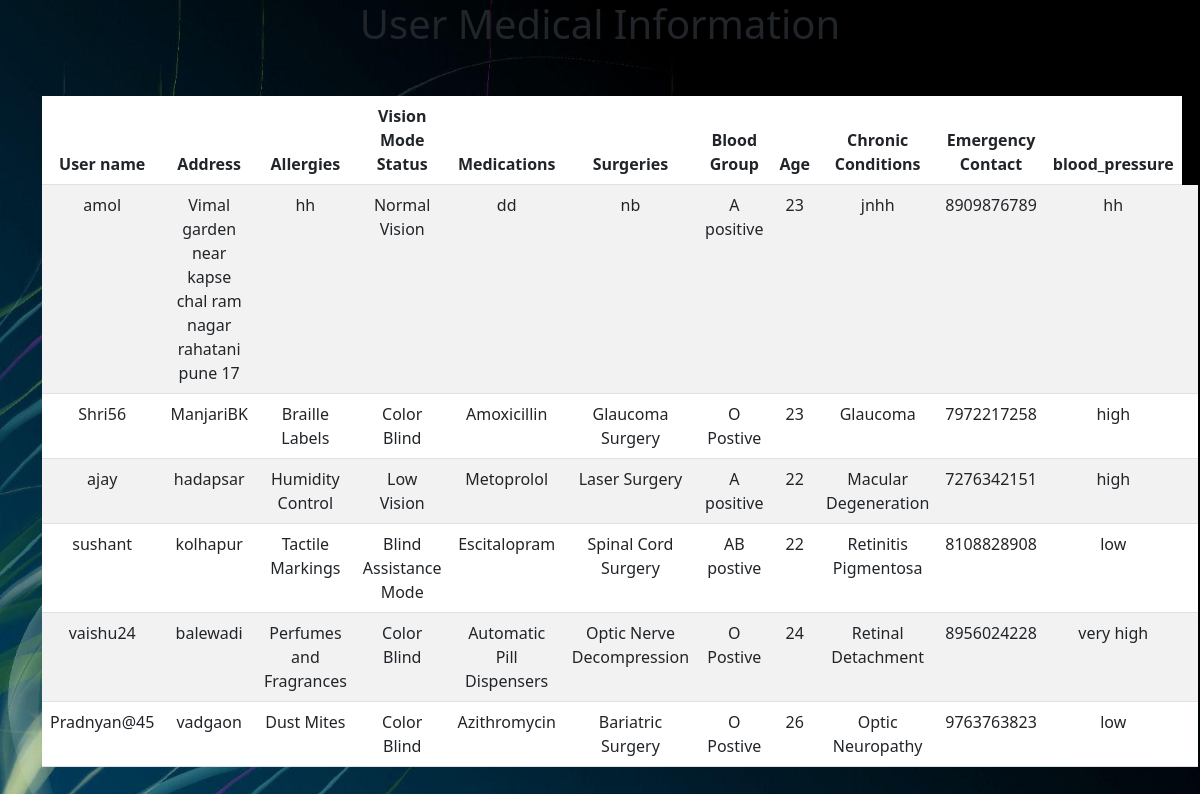
/view_medical, run on the app's committed database.
### app.py (models this page shows)
class Medical(db.Model):
    id = db.Column(db.Integer, primary_key=True)
    user_id = db.Column(db.Integer, db.ForeignKey('user.id'), nullable=False)
    uname = db.Column(db.String(255))  # Add this line
    address = db.Column(db.String(255))
    allergies = db.Column(db.String(255))
    visionstatus = db.Column(db.String(255))
    medications = db.Column(db.String(255))
    surgeries = db.Column(db.String(255))
    bloodgroup = db.Column(db.String(255))
    age = db.Column(db.String(255))
    chronic_conditions = db.Column(db.String(255))
    emergency_contact = db.Column(db.String(20))
    blood_pressure = db.Column(db.String(15))

### app.py (the view)
@app.route("/view_medical")
def view_medical():
    user_medical_info = Medical.query.all()
    return render_template('view_medical.html', user_medical_info=user_medical_info)

### templates/view_medical.html (shortened to what this page needs)
<!DOCTYPE html>
<html lang="en">
<head>
    <link href="https://cdn.jsdelivr.net/npm/bootstrap@5.3.0/dist/css/bootstrap.min.css" rel="stylesheet">
</head>
<body>
    <h1 style="text-align:center;">User Medical Information</h1>
    <div class="container my-5">
      <table class="table table-striped " style="text-align:center;">
        <thead>
          <tr>
            <th scope="col"> User name</th>
            <th scope="col"> Address</th>
            <th scope="col"> Allergies</th>
            <th scope="col"> Vision Mode Status</th>
            <th scope="col"> Medications</th>
            <th scope="col"> Surgeries</th>
            <th scope="col"> Blood Group</th>
            <th scope="col">Age</th>
            <th scope="col"> Chronic Conditions</th>
            <th scope="col"> Emergency Contact</th>
            <th scope="col"> blood_pressure</th>
          </tr>
        </thead>
        <tbody>
          {% for user_medical_infos in user_medical_info %}
          <tr>
            <td>{{ user_medical_infos.uname }}</td>
            <td>{{ user_medical_infos.address }}</td>
              <td>{{ user_medical_infos.allergies }}</td>
              <td>{{ user_medical_infos.visionstatus }}</td>
              <td>{{ user_medical_infos.medications }}</td>
              <td>{{ user_medical_infos.surgeries }}</td>
              <td>{{ user_medical_infos.bloodgroup }}</td>
              <td>{{ user_medical_infos.age }}</td>
              <td>{{ user_medical_infos.chronic_conditions }}</td>
              <td>{{ user_medical_infos.emergency_contact }}</td>
              <td>{{ user_medical_infos.blood_pressure }}</td>
              <td>
              </td>
          </tr>
    {% else %}
        <p>No medical information available.</p>
    {% endfor %}
</body>
</html>

### templates/view_medical.html (style rules this page uses)
body { background-image: url("/static/images/nh.jpg"); background-repeat: no-repeat; background-size: cover; }

### data on the page
Medical: uname "amol", address "Vimal garden near kapse chal ram nagar rahatani pune 17", allergies "hh", visionstatus "Normal Vision", medications "dd", surgeries "nb", bloodgroup "A positive", age "23", chronic_conditions "jnhh", emergency_contact "8909876789", blood_pressure "hh"
Medical: uname "Shri56", address "ManjariBK", allergies "Braille Labels", visionstatus "Color Blind", medications "Amoxicillin", surgeries "Glaucoma Surgery", bloodgroup "O Postive", age "23", chronic_conditions "Glaucoma", emergency_contact "7972217258", blood_pressure "high"
Medical: uname "ajay", address "hadapsar", allergies "Humidity Control", visionstatus "Low Vision", medications "Metoprolol", surgeries "Laser Surgery", bloodgroup "A positive", age "22", chronic_conditions "Macular Degeneration", emergency_contact "7276342151", blood_pressure "high"
Medical: uname "sushant", address "kolhapur", allergies "Tactile Markings", visionstatus "Blind Assistance Mode", medications "Escitalopram", surgeries "Spinal Cord Surgery", bloodgroup "AB postive", age "22", chronic_conditions "Retinitis Pigmentosa", emergency_contact "8108828908", blood_pressure "low"
Medical: uname "vaishu24", address "balewadi", allergies "Perfumes and Fragrances", visionstatus "Color Blind", medications "Automatic Pill Dispensers", surgeries "Optic Nerve Decompression", bloodgroup "O Postive", age "24", chronic_conditions "Retinal Detachment", emergency_contact "8956024228", blood_pressure "very high"
Medical: uname "Pradnyan@45", address "vadgaon", allergies "Dust Mites", visionstatus "Color Blind", medications "Azithromycin", surgeries "Bariatric Surgery", bloodgroup "O Postive", age "26", chronic_conditions "Optic Neuropathy", emergency_contact "9763763823", blood_pressure "low"
